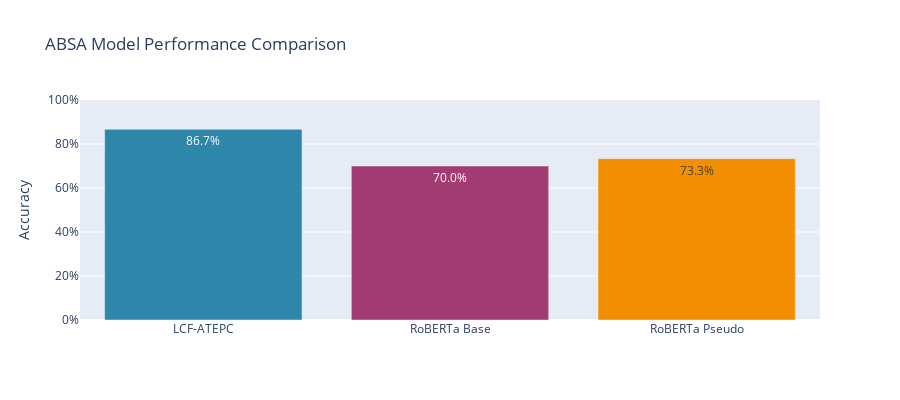
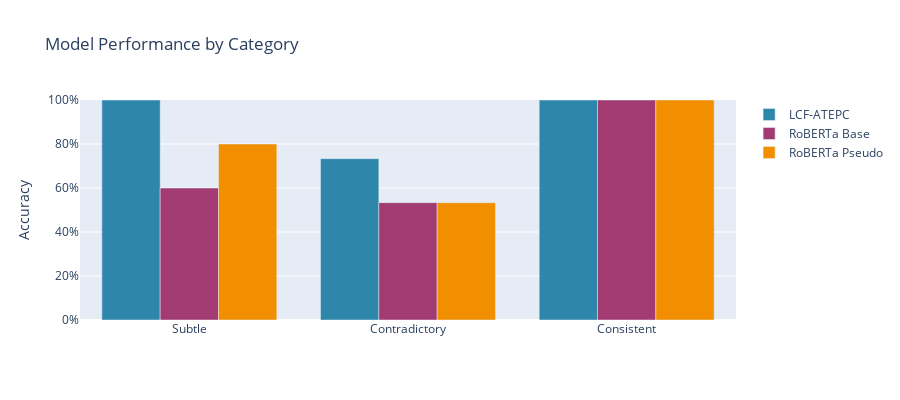

The cell these charts' notebook holds for them, in order:
### Code cell
# Interactive visualizations with Plotly
from plotly.subplots import make_subplots

# 1. Overall Model Performance
fig_overall = go.Figure()
models = [model_display_names[name] for name in model_names]
accuracies = [model_accuracy[name] for name in model_names]

fig_overall.add_trace(go.Bar(
    x=models, y=accuracies,
    text=[f'{acc:.1%}' for acc in accuracies],
    textposition='auto',
    marker_color=['#2E86AB', '#A23B72', '#F18F01'][:len(models)]
))

fig_overall.update_layout(
    title='ABSA Model Performance Comparison',
    yaxis_title='Accuracy',
    yaxis=dict(range=[0, 1], tickformat='.0%'),
    showlegend=False,
    height=400
)
fig_overall.show()

# 2. Performance by Category 
fig_cat = go.Figure()
colors = ['#2E86AB', '#A23B72', '#F18F01']

for i, model_name in enumerate(model_names):
    accuracies_by_cat = [model_by_category[model_name][cat] for cat in all_categories]
    fig_cat.add_trace(go.Bar(
        name=model_display_names[model_name],
        x=all_categories,
        y=accuracies_by_cat,
        marker_color=colors[i]
    ))

fig_cat.update_layout(
    title='Model Performance by Category',
    yaxis_title='Accuracy',
    yaxis=dict(range=[0, 1], tickformat='.0%'),
    barmode='group',
    height=400
)
fig_cat.show()

### Figure 1 — Plotly figure (JSON) as saved in the notebook; plotly's stock layout.template omitted (floating-point values rounded to 4 significant figures)
{"data": [{"marker": {"color": ["#2E86AB", "#A23B72", "#F18F01"]}, "text": ["86.7%", "70.0%", "73.3%"], "textposition": "auto", "type": "bar", "x": ["LCF-ATEPC", "RoBERTa Base", "RoBERTa Pseudo"], "y": [0.8667, 0.7, 0.7333]}], "layout": {"height": 400, "showlegend": false, "title": {"text": "ABSA Model Performance Comparison"}, "yaxis": {"range": [0, 1], "tickformat": ".0%", "title": {"text": "Accuracy"}}}}

### Figure 2 — Plotly figure (JSON) as saved in the notebook; plotly's stock layout.template omitted (floating-point values rounded to 4 significant figures)
{"data": [{"marker": {"color": "#2E86AB"}, "name": "LCF-ATEPC", "type": "bar", "x": ["Subtle", "Contradictory", "Consistent"], "y": [1, 0.7333, 1]}, {"marker": {"color": "#A23B72"}, "name": "RoBERTa Base", "type": "bar", "x": ["Subtle", "Contradictory", "Consistent"], "y": [0.6, 0.5333, 1]}, {"marker": {"color": "#F18F01"}, "name": "RoBERTa Pseudo", "type": "bar", "x": ["Subtle", "Contradictory", "Consistent"], "y": [0.8, 0.5333, 1]}], "layout": {"barmode": "group", "height": 400, "title": {"text": "Model Performance by Category"}, "yaxis": {"range": [0, 1], "tickformat": ".0%", "title": {"text": "Accuracy"}}}}
